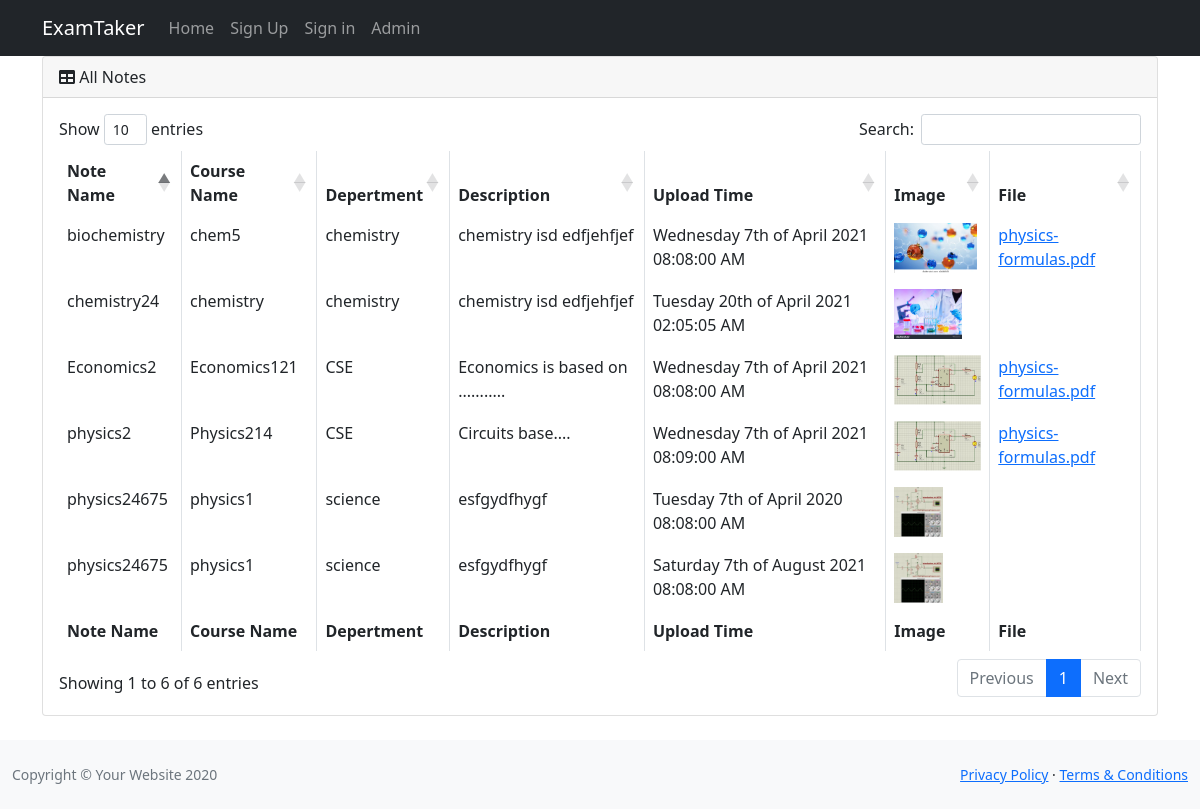
The app's page /home.php with its own data.
### tables this page shows
CREATE TABLE `notes` (
  `n_id` int(10) NOT NULL,
  `s_id` varchar(255) NOT NULL,
  `n_name` varchar(255) NOT NULL,
  `course` varchar(255) NOT NULL,
  `dept` varchar(255) NOT NULL,
  `description` varchar(255) NOT NULL,
  `n_image` varchar(255) NOT NULL,
  `n_file` varchar(255) NOT NULL,
  `datetime` datetime(6) DEFAULT NULL,
  `approval` tinyint(1) NOT NULL DEFAULT 0
);

### functions.php (called while the page is built, shortened)
<?php
class notes
{
	public function open_db_connection()
	{
		$this->connection = new mysqli('localhost', 'root', '', 'notes_project');
	}
	public function view_note()
	{
		$sql = $this->connection->query("SELECT* FROM notes WHERE approval=1 ") or die($this->connection->error);
		return $sql;
	}
}
$function = new notes();
?>

### home.php (the view, shortened to what this page needs)
<?php
   require('functions.php');
   $result=$function->view_note();
   ?>
<!DOCTYPE html>
<html lang="en">
<head>
      <link href="css/styles.css" rel="stylesheet" />
      <link href="https://cdn.datatables.net/1.10.20/css/dataTables.bootstrap4.min.css" rel="stylesheet" />
   </head>
   <body>
      <nav class="navbar navbar-expand-lg navbar-dark bg-dark static-top">
         <div class="container">
            <a class="navbar-brand" href="#">ExamTaker</a>
            <div class="collapse navbar-collapse" id="navbarResponsive">
               <ul class="navbar-nav ml-auto">
                  <li class="nav-item active">
                     <a class="nav-link" href="#">Home
                     </a>
                  </li>
                  <li class="nav-item">
                     <a class="nav-link" href="register.php">Sign Up</a>
                  </li>
                  <li class="nav-item">
                     <a class="nav-link" href="login.php">Sign in</a>
                  </li>
                  <li class="nav-item">
                     <a class="nav-link" href="adminlogin.php">Admin</a>
                  </li>
               </ul>
            </div>
         </div>
      </nav>
      <div class="container">
         <div class="card mb-4">
            <div class="card-header">
               <i class="fas fa-table mr-1"></i>
               All Notes
            </div>
            <div class="card-body">
               <div class="table-responsive">
                  <table class="table table-hover table-bordered" id="dataTable" width="100%" cellspacing="0">
                     <thead>
                        <tr>
                           <th>Note Name</th>
                           <th>Course Name</th>
                           <th>Depertment</th>
                           <th>Description</th>
                           <th>Upload Time</th>
                           <th>Image</th>
                           <th>File</th>
                        </tr>
                     </thead>
                     <tfoot>
                        <tr>
                           <th>Note Name</th>
                           <th>Course Name</th>
                           <th>Depertment</th>
                           <th>Description</th>
                           <th>Upload Time</th>
                           <th>Image</th>
                           <th>File</th>
                        </tr>
                     </tfoot>
                     <?php
                        while ($row = $result->fetch_assoc()) { ?>
                     <tr>
                        <td><?= $row['n_name']; ?> </td>
                        <td><?= $row['course']; ?> </td>
                        <td><?= $row['dept']; ?> </td>
                        <td><?= $row['description']; ?> </td>
                        <td><?= date("l jS \of F Y h:i:s A",strtotime($row['datetime'])); ?>
                        </td>
                        <td>
                           <img src="picture/<?php echo $row['n_image']; ?>" height=50rem;
                              data-toggle="modal"
                              data-target="#exampleModal-<?php echo $row['n_name']; ?>">
                        </td>
                        <td>
                           <a href="" data-toggle="modal"
                              data-target="#exampleModalCenter-<?php echo $row['n_name']; ?>"
                              id="file">
                           <?php echo $row['n_file']; ?>
                           </a>
                        </td>
                     </tr>
                     <?php   }  ?>
                  </table>
               </div>
            </div>
         </div>
      </div>
      <footer class="py-4 bg-light mt-auto">
         <div class="container-fluid">
         <div class="d-flex align-items-center justify-content-between small">
            <div class="text-muted">Copyright &copy; Your Website 2020</div>
            <div>
               <a href="#">Privacy Policy</a>
               &middot;
               <a href="#">Terms &amp; Conditions</a>
            </div>
         </div>
      </footer>
   </body>
</html>

### records on screen
notes: n_name "chemistry24", course "chemistry", dept "chemistry", description "chemistry isd edfjehfjef", datetime "Tuesday 20th of April 2021 02:05:05 AM", n_image (picture)
notes: n_name "Economics2", course "Economics121", dept "CSE", description "Economics is based on ...........", datetime "Wednesday 7th of April 2021 08:08:00 AM", n_image (picture), n_file "physics-formulas.pdf"
notes: n_name "physics2", course "Physics214", dept "CSE", description "Circuits base....", datetime "Wednesday 7th of April 2021 08:09:00 AM", n_image (picture), n_file "physics-formulas.pdf"
notes: n_name "physics24675", course "physics1", dept "science", description "esfgydfhygf", datetime "Tuesday 7th of April 2020 08:08:00 AM", n_image (picture)
notes: n_name "physics24675", course "physics1", dept "science", description "esfgydfhygf", datetime "Saturday 7th of August 2021 08:08:00 AM", n_image (picture)
notes: n_name "biochemistry", course "chem5", dept "chemistry", description "chemistry isd edfjehfjef", datetime "Wednesday 7th of April 2021 08:08:00 AM", n_image (picture), n_file "physics-formulas.pdf"
